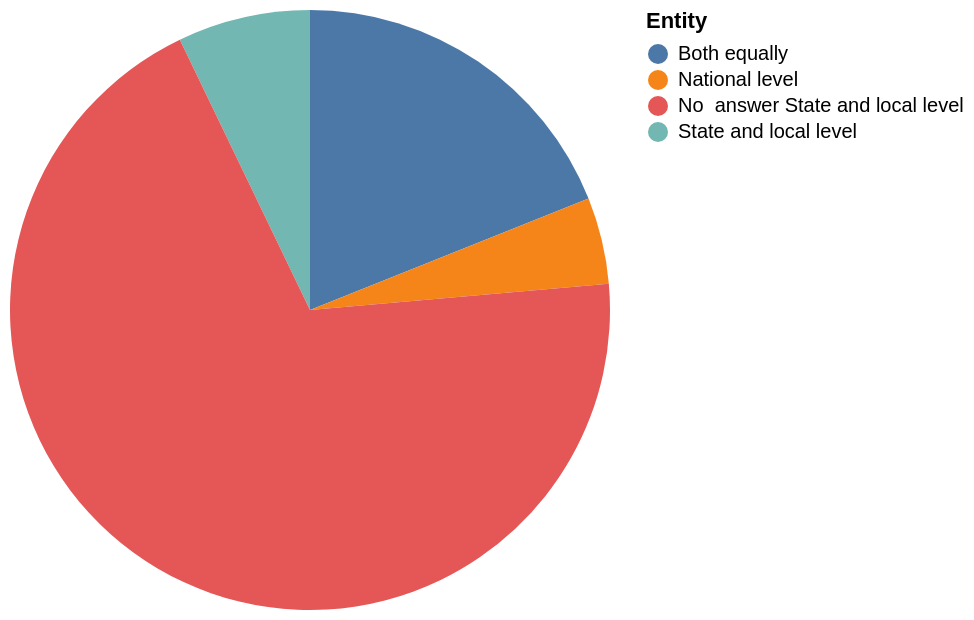

The specification (Vega-Lite) saved for this image:
### Vega-Lite specification from a JSON file in a GitHub repository (floating-point values rounded to 4 significant figures)
{"$schema": "https://vega.github.io/schema/vega-lite/v5.json", "description": "Pie chart auto-generated from CSV", "data": {"values": [{"Entity": "State and local level", "Value": "23"}, {"Entity": "Both equally", "Value": "61"}, {"Entity": "National level", "Value": "15"}, {"Entity": "No  answer State and local level", "Value": "223"}]}, "mark": "arc", "encoding": {"theta": {"field": "Value", "type": "quantitative"}, "color": {"field": "Entity", "type": "nominal"}}}
